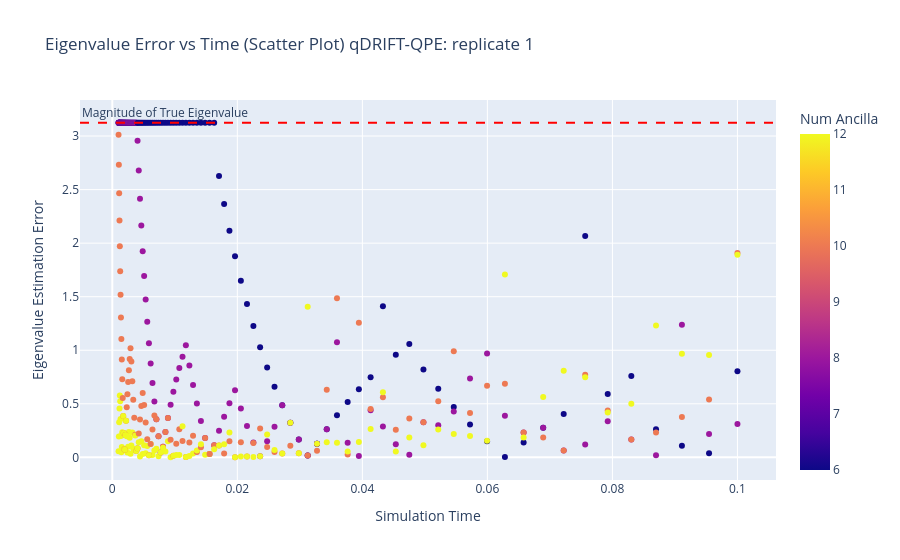

The cell this chart's notebook holds for it:
### Markdown cell above
New exp: run usual $s=1$ to generate $\tilde{\lambda}$, but perform triplicate and avergate results to get $\bar{\tilde{\lambda}}$

### Code cell
replicate_1_df = qdrift_qpe_df_other_parameters[qdrift_qpe_df_other_parameters["Num Random Circuits"] == 1]
replicate_2_df = pd.read_csv("replicate2_qdrift_ising_model_sweep_data_all_2025-06-11.csv")
replicate_3_df = pd.read_csv("replicate2_qdrift_ising_model_sweep_data_all_2025-06-11.csv")

plot_error_vs_time(replicate_1_df, "qDRIFT-QPE: replicate 1", expected_eigenvalue)
plot_error_vs_time(replicate_2_df, "qDRIFT-QPE: replicate 2", expected_eigenvalue)
plot_error_vs_time(replicate_3_df, "qDRIFT-QPE: replicate 3", expected_eigenvalue)

# now average and get error bars. Aggregate the data by Num Ancilla and Time
def aggregate_data(df: pd.DataFrame):
    return df.groupby(["Num Ancilla", "Time"]).agg(
        Mean_Error=("Eigenvalue Error", "mean"),
        Std_Dev_Error=("Eigenvalue Error", "std"),
        Min_Error=("Eigenvalue Error", "min"),
        Max_Error=("Eigenvalue Error", "max")
    ).reset_index()

aggregated_df = aggregate_data(pd.concat([replicate_1_df, replicate_2_df, replicate_3_df]))

# Plot the aggregated data with error bars
def plot_aggregated_error_vs_time(df: pd.DataFrame, title_suffix=""):
    fig = px.line(
        df,
        x="Time",
        y="Mean_Error",
        color="Num Ancilla",
        error_y="Std_Dev_Error",
        title=f"Aggregated Eigenvalue Error vs Time {title_suffix}",
        labels={"Mean_Error": "Mean Error", "Num Ancilla": "# Ancilla Qubits"},
    )
    fig.update_traces(mode='markers+lines')
    fig.add_hline(y=expected_eigenvalue, line_dash="dash", line_color="red", annotation_text="Magnitude of True Eigenvalue", annotation_position="top left")
    fig.update_layout(
        xaxis_title="Simulation Time",
        yaxis_title="Eigenvalue Estimation Error",
        legend_title="Number of Ancilla Qubits",
    )
    fig.show()
plot_aggregated_error_vs_time(aggregated_df, "qDRIFT-QPE: aggregated data from 3 replicates")

### Figure 1 — Plotly figure (JSON) as saved in the notebook; plotly's stock layout.template omitted (floating-point values rounded to 4 significant figures; data arrays with more than 128 entries replaced by an {"elided": "..."} marker saying what was removed)
{"data": [{"hovertemplate": "Time=%{x}<br>Error=%{y}<br>Num Ancilla=%{marker.color}<extra></extra>", "legendgroup": "", "marker": {"color": {"elided": "402 int values"}, "coloraxis": "coloraxis", "symbol": "circle"}, "mode": "markers", "name": "", "orientation": "v", "showlegend": false, "type": "scatter", "x": {"elided": "402 float values"}, "xaxis": "x", "y": {"elided": "402 float values"}, "yaxis": "y"}], "layout": {"annotations": [{"showarrow": false, "text": "Magnitude of True Eigenvalue", "x": 0, "xanchor": "left", "xref": "x domain", "y": 3.124, "yanchor": "bottom", "yref": "y"}], "coloraxis": {"colorbar": {"title": {"text": "Num Ancilla"}}, "colorscale": [[0, "#0d0887"], [0.1111, "#46039f"], [0.2222, "#7201a8"], [0.3333, "#9c179e"], [0.4444, "#bd3786"], [0.5556, "#d8576b"], [0.6667, "#ed7953"], [0.7778, "#fb9f3a"], [0.8889, "#fdca26"], [1, "#f0f921"]]}, "legend": {"title": {"text": "Number of Ancilla Qubits"}, "tracegroupgap": 0}, "shapes": [{"line": {"color": "red", "dash": "dash"}, "type": "line", "x0": 0, "x1": 1, "xref": "x domain", "y0": 3.124, "y1": 3.124, "yref": "y"}], "title": {"text": "Eigenvalue Error vs Time (Scatter Plot) qDRIFT-QPE: replicate 1"}, "xaxis": {"anchor": "y", "domain": [0, 1], "title": {"text": "Simulation Time"}}, "yaxis": {"anchor": "x", "domain": [0, 1], "title": {"text": "Eigenvalue Estimation Error"}}}}
